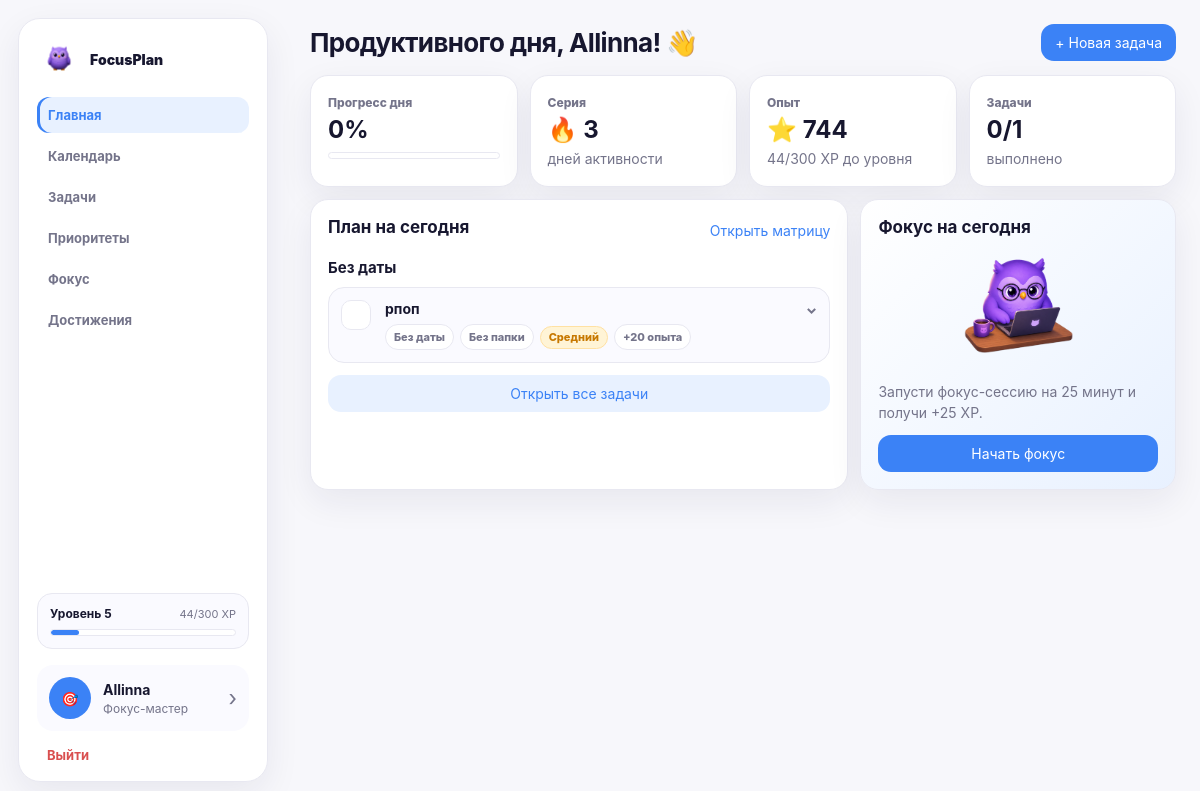
/dashboard (signed in), run on the app's committed database.
### tables this page shows
CREATE TABLE users (
        id INTEGER PRIMARY KEY AUTOINCREMENT,
        nickname TEXT NOT NULL UNIQUE,
        password_hash TEXT,
        avatar TEXT,
        theme TEXT DEFAULT 'light',
        accent TEXT DEFAULT 'purple',
        notifications INTEGER DEFAULT 1,
        xp INTEGER DEFAULT 0,
        level INTEGER DEFAULT 1,
        streak INTEGER DEFAULT 0,
        last_activity DATE,
        created_at TEXT
    );

CREATE TABLE tasks (
        id TEXT PRIMARY KEY,
        user_id INTEGER NOT NULL,
        folder_id INTEGER,
        title TEXT NOT NULL,
        description TEXT,
        priority TEXT,
        importance TEXT,
        urgency TEXT,
        xp INTEGER DEFAULT 0,
        task_date DATE,
        task_time TEXT,
        is_done INTEGER DEFAULT 0,
        earned_xp INTEGER DEFAULT 0,
        created_at TEXT,
        completed_at TEXT,
        estimate_value TEXT,
        estimate_unit TEXT DEFAULT 'hours',
        FOREIGN KEY (user_id) REFERENCES users(id),
        FOREIGN KEY (folder_id) REFERENCES folders(id)
    );

### app.py (the view)
@app.route("/dashboard")
@login_required
def dashboard():
    user = current_user()
    today = get_today()
    visible_tasks = [
        t for t in user.get("tasks", [])
        if (
            t.get("date") == today
            or (not t.get("date") and not t.get("done", False))
        )
    ]
    visible_tasks = sorted(
        visible_tasks,
        key=lambda task: (
            task.get("done", False),
            0 if task.get("date") == today else 1,
            task.get("time") or "99:99"
        )
    )
    today_tasks = [t for t in visible_tasks if t.get("date") == today]
    no_date_tasks = [
        t for t in visible_tasks
        if not t.get("date") and not t.get("done", False)
    ]
    return render_template(
        "dashboard.html",
        tasks=visible_tasks,
        today_tasks=today_tasks,
        no_date_tasks=no_date_tasks,
        stats=task_stats(visible_tasks),
        today=today
    )

### app.py (called while the page is built, shortened)
def get_today() -> str:
    return date.today().isoformat()

def format_date(value: str | None) -> str:
    if not value:
        return "Без даты"
    try:
        return datetime.strptime(value, "%Y-%m-%d").strftime("%d.%m.%Y")
    except ValueError:
        return value

def current_user() -> Dict[str, Any] | None:
    nickname = session.get("nickname")
    if not nickname:
        return None
    user = load_user_from_db(nickname)
    if not user:
        user = create_user(nickname)
        sync_user_to_db(user)
    return normalize_user(user)

def login_required(view):
    @wraps(view)
    def wrapped(*args, **kwargs):
        if not session.get("nickname"):
            return redirect(url_for("login"))
        return view(*args, **kwargs)
    return wrapped

def badge_by_code(code: str) -> Dict[str, Any] | None:
    return next((item for item in BADGES if item["code"] == code), None)

def unlocked_achievement_codes(user: Dict[str, Any]) -> List[str]:
    return [item.get("code") if isinstance(item, dict) else item for item in user.get("achievements", [])]

def task_stats(tasks: List[Dict[str, Any]]) -> Dict[str, int]:
    total = len(tasks)
    done = len([task for task in tasks if task.get("done")])
    progress = round((done / total) * 100) if total else 0
    return {"total": total, "done": done, "active": total - done, "progress": progress}

def build_reminder_tasks(user: Dict[str, Any]) -> List[Dict[str, Any]]:
    reminder_tasks = []
    for task in user.get("tasks", []):
        if task.get("done") or not task.get("date"):
            continue
    return reminder_tasks

### focusplan_db.py (called while the page is built)
def int_to_bool(value: Any) -> bool:
    return bool(int(value or 0))

def get_db() -> sqlite3.Connection:
    conn = sqlite3.connect(DB_FILE)
    conn.row_factory = sqlite3.Row
    conn.execute("PRAGMA foreign_keys = ON")
    return conn

def reconstruct_streak_days(last_activity: str | None, streak: int) -> List[str]:
    if not last_activity or int(streak or 0) <= 0:
        return []
    try:
        last_day = datetime.strptime(last_activity, "%Y-%m-%d").date()
    except ValueError:
        return []
    return [
        (last_day - timedelta(days=offset)).isoformat()
        for offset in range(int(streak) - 1, -1, -1)
    ]

def calculate_priority(importance: str, urgency: str) -> str:
    if urgency == "urgent" and importance == "high":
        return "high"
    if urgency == "urgent" or importance == "high":
        return "medium"
    return "low"

### templates/dashboard.html (shortened to what this page needs)
{% extends "base.html" %}
{% block content %}
<header class="topbar compact-topbar">
  <div><h1>Продуктивного дня, {{ user.nickname }}! 👋</h1><p></p></div>
  <button class="btn primary" data-modal-open="taskModal">+ Новая задача</button>
</header>
<section class="stats-grid">
  <div class="card stat"><span>Прогресс дня</span><b>{{ stats.progress }}%</b><div class="progress"><i style="width: {{ stats.progress }}%"></i></div></div>
  <div class="card stat"><span>Серия</span><b>🔥 {{ user.streak }}</b><p>дней активности</p></div>
  <div class="card stat"><span>Опыт</span><b>⭐ {{ user.xp }}</b><p>{{ level_current_xp }}/{{ level_required_xp }} XP до уровня</p></div>
  <div class="card stat"><span>Задачи</span><b>{{ stats.done }}/{{ stats.total }}</b><p>выполнено</p></div>
</section>
<section class="content-grid">
  <div class="card wide">
    <div class="section-head"><h2>План на сегодня</h2><a href="{{ url_for('matrix') }}">Открыть матрицу</a></div>
    {% if no_date_tasks %}<h3 class="list-title">Без даты</h3><div class="task-list">{% for task in no_date_tasks %}{% set compact_task = False %}{% include "partials/task_card.html" %}{% endfor %}</div>{% endif %}
    <a class="btn secondary full mt" href="{{ url_for('tasks_page') }}">Открыть все задачи</a>
  </div>
  <div class="card focus-preview">
    <h2>Фокус на сегодня</h2>
    <div class="focus-preview-image">
      <img src="{{ url_for('static', filename='img/focus-owl-3.png') }}" alt="Фокус-сессия с маскотом">
    </div>
    <p>Запусти фокус-сессию на 25 минут и получи +25 XP.</p>
    <a class="btn primary full" href="{{ url_for('focus') }}">Начать фокус</a>
  </div>
</section>
{% endblock %}

### templates/base.html (shortened to what this page needs)
<!doctype html>
<html lang="ru" data-accent="{{ settings.accent if settings else 'purple' }}">
<head>
  <link rel="stylesheet" href="{{ url_for('static', filename='css/style.css') }}">
</head>
<body data-confetti-earned="{{ confetti.earned if confetti else '' }}" data-confetti-message="{{ confetti.message if confetti and confetti.message else '' }}" data-notifications-enabled="{{ '1' if notifications_enabled|default(true) else '0' }}">
  {% if user %}
  <aside class="sidebar">
    <a class="brand" href="{{ url_for('dashboard') }}">
      <span class="logo">
          <img src="{{ url_for('static', filename='img/logo-owl-2.png') }}" alt="FocusPlan">
      </span>
      <span>FocusPlan</span></a>
    <nav class="menu">
      <a class="{{ 'active' if current_endpoint == 'dashboard' }}" href="{{ url_for('dashboard') }}">Главная</a>
      <a class="{{ 'active' if current_endpoint == 'calendar' }}" href="{{ url_for('calendar') }}">Календарь</a>
      <a class="{{ 'active' if current_endpoint in ['tasks_page','toggle_task','toggle_subtask','edit_task'] }}" href="{{ url_for('tasks_page') }}">Задачи</a>
      <a class="{{ 'active' if current_endpoint == 'matrix' }}" href="{{ url_for('matrix') }}">Приоритеты</a>
      <a class="{{ 'active' if current_endpoint in ['focus','complete_focus'] }}" href="{{ url_for('focus') }}">Фокус</a>
      <a class="{{ 'active' if current_endpoint in ['achievements_page','select_badge'] }}" href="{{ url_for('achievements_page') }}">Достижения</a>
    </nav>
    <a class="level-card" href="{{ url_for('profile') }}">
      <div class="level-row"><b>Уровень {{ level }}</b><span>{{ level_current_xp }}/{{ level_required_xp }} XP</span></div>
      <div class="progress"><i style="width: {{ level_progress }}%"></i></div>
    </a>
    <a class="sidebar-card {{ 'active-profile' if current_endpoint == 'profile' }}" href="{{ url_for('profile') }}">
      <div class="avatar small">{{ profile_avatar }}</div>
      <div class="profile-text"><b>{{ user.nickname }}</b><p>{% if active_badge %}{{ active_badge.title }}{% else %}Профиль и настройки{% endif %}</p></div><span class="chevron">›</span>
    </a>
    <a class="logout" href="{{ url_for('logout') }}">Выйти</a>
  </aside>
  {% endif %}
  <main class="{{ 'app-main' if user else 'login-main' }}">
    {% block content %}{% endblock %}
  </main>
  <div id="confettiLayer"></div>
</body>
</html>

### templates/partials/task_card.html (shortened to what this page needs)
<details
  class="task-row task-card {{ 'done' if task.done }} {{ 'compact-task' if compact_task else '' }}"
  data-task-details="{{ task.id }}"
>
  <summary>
    <form method="post" action="{{ url_for('toggle_task', task_id=task.id) }}" class="inline-form" onclick="event.stopPropagation()">
      <button class="check {{ 'checked' if task.done }}" title="Отметить выполнение">{{ '✓' if task.done else '' }}</button>
    </form>
    <div class="task-content">
      <div class="task-title-line"><b>{{ task.title }}</b>{% if task.done %}<span class="done-badge">Выполнено</span>{% endif %}</div>
      <div class="task-meta">
        <span>{{ format_date(task.date) }}{% if task.time %} · {{ task.time }}{% endif %}</span>
        <span>{{ task.folder or "Без папки" }}</span>
        <a class="priority-pill priority-{{ task.priority }}" href="{{ url_for('matrix') }}">{{ priority_labels[task.priority] }}</a>
        <span class="xp-pill">+{{ task.xp }} опыта</span>
      </div>
    </div>
    <span class="summary-arrow">⌄</span>
  </summary>
</details>

### data on the page
users: nickname "Allinna", xp "744"
tasks: title "рпоп", date "Без даты", folder "Без папки", priority "Средний", xp "20"

### other printed values
{{ level }} "5"
{{ level_current_xp }} "44"
{{ level_required_xp }} "300"
{{ profile_avatar }} "🎯"
{{ active_badge.title }} "Фокус-мастер"
{{ stats.progress }} "0"
{{ user.streak }} "3"
{{ stats.done }} "0"
{{ stats.total }} "1"
